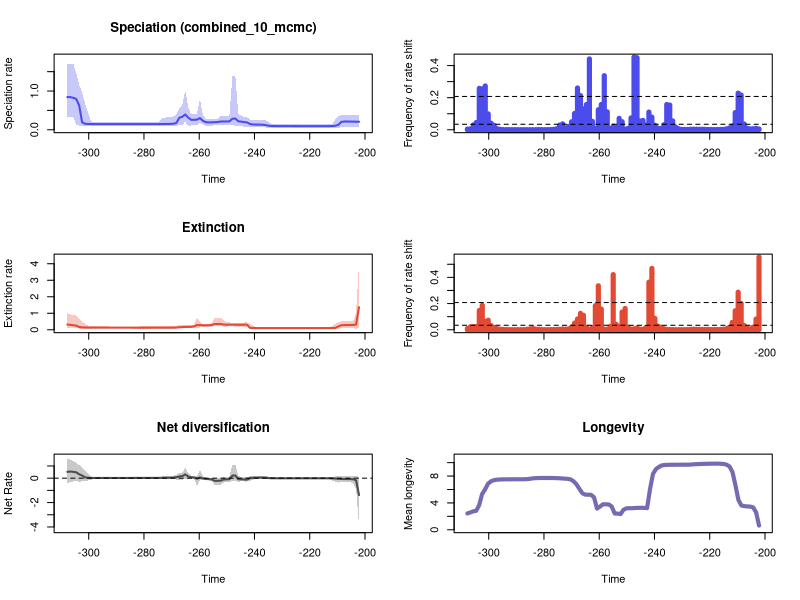

Generate this figure with R:


pdf(file='C:/Users/SimoesLabAdmin/Documents/BDNN_Arielli/synapsida/mcmc_no_predictors/A_rjmcmc_sampled_every_20k/RTT_plots.pdf',width=10, height=15)
par(mfrow=c(3,2))
library(scales)

time=c(-202.15980177, -203.22606131000003,-204.29232085,-205.35858039,-206.42483993000002,-207.49109947,-208.55735901000003,-209.62361855,-210.68987809000004,-211.75613763,-212.82239717,-213.88865671000002,-214.95491625,-216.02117579000003,-217.08743533,-218.15369487000004,-219.21995441,-220.28621395,-221.35247349000002,-222.41873303,-223.48499257000003,-224.55125211,-225.61751165000004,-226.68377119000002,-227.75003073,-228.81629027000002,-229.88254981,-230.94880935000003,-232.01506889,-233.08132842999999,-234.14758797000002,-235.21384751,-236.28010705000003,-237.34636659,-238.41262613000004,-239.47888567,-240.54514521,-241.61140475000002,-242.67766429,-243.74392383000003,-244.81018337,-245.87644291000004,-246.94270245,-248.00896199,-249.07522153000002,-250.14148107,-251.20774061000003,-252.27400015,-253.34025969000004,-254.40651923000001,-255.47277877,-256.53903831,-257.60529785,-258.67155739000003,-259.73781693,-260.80407647,-261.87033601,-262.93659555,-264.00285509,-265.06911463,-266.13537417000003,-267.20163371,-268.26789325,-269.33415279,-270.40041233,-271.46667186999997,-272.53293141,-273.59919095000004,-274.66545049,-275.73171003,-276.79796957,-277.86422911,-278.93048865,-279.99674819,-281.06300773000004,-282.12926727,-283.19552681,-284.26178635,-285.32804589,-286.39430543,-287.46056497,-288.52682451000004,-289.59308405,-290.65934359,-291.72560313,-292.79186267,-293.85812221,-294.92438175,-295.99064129000004,-297.05690083,-298.12316037,-299.18941991,-300.25567945,-301.32193899,-302.38819853,-303.45445807000004,-304.52071761,-305.58697715,-306.65323669,-307.71949623)
rate=c(0.20796762396500365, 0.20766679887449715,0.2101375871435917,0.21168803596742553,0.21269096279219235,0.21291474661665094,0.20399091962747742,0.12720317707832302,0.10503837650011404,0.09614447495496997,0.09422744868470204,0.09349567082960046,0.09316486958631787,0.09306171312342326,0.09301855634436387,0.09302418504960407,0.09303579409332255,0.09310245859941212,0.09322079460437313,0.09334461299643511,0.09354517851520205,0.0937424425579432,0.09399949581688385,0.0942799725999955,0.09457986988302908,0.09468569412911594,0.09478753397964187,0.09492540662417218,0.09531807569716022,0.09627359218398832,0.0991834231437475,0.10881895386263982,0.12457085230026213,0.1318645416343191,0.13295252555384324,0.13419385239014517,0.13692181375014043,0.1474432789049239,0.18985373143042378,0.19727928033232195,0.21058068485197756,0.2180082777927044,0.29147321710454255,0.2840505279321833,0.21623547030728502,0.21393166813862474,0.21358640978582083,0.2130678696151146,0.19895663096800442,0.19546515839393303,0.19101985208488081,0.1910780673734374,0.1951455894640577,0.2314257665351939,0.30190837884510596,0.26166190068229717,0.25606025346090355,0.2576201427290292,0.31480191979880934,0.3945635621902289,0.3353905547504395,0.31095728218147667,0.17590414072106741,0.1561455079970681,0.15191609340567364,0.1497289733291343,0.1492019151574226,0.14861891109265207,0.14698958588187916,0.1462932303128907,0.14613021761610834,0.14605603972028536,0.14602511201461504,0.1460168566523532,0.14602200442190397,0.14606642307521955,0.14610279941441673,0.1461163214780764,0.1461102754401429,0.14611082508320772,0.14611012039760268,0.14610967820378198,0.14610587806697034,0.14609635375624305,0.1460887684352624,0.14607374875777862,0.1460767767856696,0.14608934514532085,0.14611979684064086,0.14623513315598108,0.14653363140348663,0.14772907767477256,0.14934598261620363,0.15527538097149884,0.1918185060469303,0.6269305568919246,0.7966103822203912,0.8243147170204428,0.8429759695678014,0.8438357429413552)
minHPD=c(0.0768943748744174, 0.07759585291109931,0.07835882624604115,0.07905088387474705,0.07851966021047276,0.07905088387474705,0.07289422283988767,0.048194609730144576,0.039765300181599156,0.03845828469233687,0.042972415586223875,0.044798501892353564,0.04411802272479986,0.044665025581000196,0.04482805220885506,0.04515927009818011,0.0453330247440287,0.04483341814206473,0.04494190654018587,0.04569018382700499,0.04572629837914798,0.0455320193906466,0.04553666781656226,0.044936772503708956,0.044807159323282435,0.0455320193906466,0.04514545711772151,0.04484607789105739,0.04516077052275215,0.04492099533044749,0.04185372916623322,0.047995366444023725,0.06934587340852706,0.07633840809055153,0.07828766516451989,0.078942017690489,0.07893464227840243,0.07998447882917319,0.07894668028705397,0.0823954103680885,0.08921458473105816,0.08694143277627796,0.09652051440582843,0.12864142029923623,0.1207791617933448,0.121735188225771,0.1207791617933448,0.12119451829810914,0.11185066050513932,0.1134267850332581,0.10646464895740482,0.10614555127151859,0.10077728944311788,0.13717255421979418,0.17112614122512343,0.11101455615033948,0.11131171297842146,0.1110357778242096,0.09979938590698119,0.20848061814815885,0.12390033646884258,0.11598557724369375,0.10367159804679568,0.10389314946744818,0.10175165734803149,0.09732700949087068,0.09616608309865594,0.08902081654153314,0.0994553118176836,0.10261880024986388,0.10251443230185399,0.10133961684066378,0.10175165734803149,0.10184901708773189,0.10204663389848598,0.102250008493835,0.10245984248590964,0.10252231205722617,0.10253927801407205,0.10251443230185399,0.10251443230185399,0.10246180144182915,0.10242129460027306,0.10233435085176491,0.10223152885773121,0.10209840634284183,0.1018162937612192,0.10155929481761443,0.10240940890170434,0.10175165734803149,0.10133961684066378,0.09563065402259772,0.08936525115135471,0.09117665824663747,0.09992597846904823,0.10528664406738539,0.12822070175942932,0.3292412171621953,0.3394789633107799,0.3422578161279379)
maxHPD=c(0.3794781254648623, 0.37688966022350573,0.3753595732193221,0.37685157984000295,0.37941859589109045,0.38429020353291304,0.3866462360139265,0.34373450985548754,0.2699347795828436,0.15722228971581734,0.14656708420259604,0.14471169710626947,0.14231541772341838,0.14232003257329645,0.14202814984960746,0.14209620427361466,0.14209414232256085,0.14135207211460424,0.1413236079239283,0.1420268075688765,0.14209620427361466,0.1420320976275001,0.14229352635982637,0.14209620427361466,0.14232558078869326,0.14330452969935673,0.14328852926286736,0.1433998249992334,0.14470838249283638,0.14771113392238153,0.1602531774136245,0.2259382717319704,0.25198571073105586,0.25204872986654053,0.25368055134618944,0.2544117029356372,0.2551746381829326,0.2628861321918233,0.3236361075900059,0.333464348056029,0.3666545124733737,0.4107930956925239,1.4037704429443751,1.3741326872328534,0.36643224218692744,0.3505787688833488,0.34814382825986484,0.3476785902313394,0.27939416083812146,0.2733100544158744,0.2711095791260178,0.2715207340711895,0.2806030851752576,0.36804793375576234,0.7967249996308864,0.4041349013964623,0.3962109745265074,0.3968641080819756,0.5977799640358299,1.018932953197029,0.6272632024136904,0.544317075888178,0.398743212605749,0.3446526964687403,0.3324107078189649,0.32083964739721477,0.3140679190694435,0.28526284990293843,0.20881677993598916,0.20148160927338268,0.19981788040402462,0.1980913200332915,0.19822523958335844,0.19821389464761777,0.19821389464761777,0.19821389464761777,0.19821389464761777,0.19821389464761777,0.19822523958335844,0.19821356983995364,0.1982445742341141,0.19821389464761777,0.19821389464761777,0.19821389464761777,0.19821389464761777,0.19827520720283504,0.19821356983995364,0.19821389464761777,0.19941204527990364,0.19982161000977583,0.20248277222513614,0.22041487521381647,0.4459590151606513,0.6801058617310471,0.9527086662209635,1.163876768555937,1.4593715893969958,1.7053078110211857,1.6985430638167298,1.7073269714118504)
remove_na = !is.na(rate)
time = time[remove_na]
plot(time,time,type = 'n', ylim = c(0, 1.8780596685530355), xlim = c(-308.252626,-201.626672), ylab = 'Speciation rate', xlab = 'Time',main='Speciation (combined_10_mcmc)' )
polygon(c(time, rev(time)), c(maxHPD[remove_na], rev(minHPD[remove_na])), col = alpha('#4c4cec',0.3), border = NA)
lines(time,rate[remove_na], col = '#4c4cec', lwd=2)
mids=c(-202.16518691919194, -203.24221675757576,-204.3192465959596,-205.39627643434343,-206.47330627272729,-207.5503361111111,-208.62736594949496,-209.7043957878788,-210.78142562626263,-211.85845546464648,-212.9354853030303,-214.01251514141416,-215.08954497979798,-216.16657481818183,-217.24360465656565,-218.3206344949495,-219.39766433333335,-220.47469417171718,-221.55172401010103,-222.62875384848485,-223.7057836868687,-224.78281352525252,-225.85984336363637,-226.9368732020202,-228.01390304040405,-229.0909328787879,-230.16796271717172,-231.24499255555557,-232.3220223939394,-233.39905223232324,-234.4760820707071,-235.55311190909092,-236.63014174747474,-237.7071715858586,-238.78420142424244,-239.86123126262626,-240.9382611010101,-242.01529093939394,-243.0923207777778,-244.16935061616164,-245.24638045454546,-246.32341029292928,-247.40044013131313,-248.47746996969698,-249.5544998080808,-250.63152964646466,-251.70855948484848,-252.78558932323233,-253.86261916161618,-254.939649,-256.0166788383838,-257.0937086767677,-258.1707385151515,-259.2477683535354,-260.3247981919192,-261.401828030303,-262.4788578686869,-263.5558877070707,-264.6329175454546,-265.7099473838384,-266.7869772222222,-267.86400706060607,-268.9410368989899,-270.0180667373737,-271.09509657575757,-272.1721264141414,-273.24915625252527,-274.3261860909091,-275.40321592929297,-276.48024576767676,-277.5572756060606,-278.63430544444446,-279.71133528282826,-280.7883651212121,-281.86539495959596,-282.9424247979798,-284.01945463636366,-285.0964844747475,-286.1735143131313,-287.25054415151516,-288.327573989899,-289.4046038282828,-290.48163366666665,-291.5586635050505,-292.63569334343435,-293.7127231818182,-294.78975302020206,-295.86678285858585,-296.9438126969697,-298.02084253535355,-299.09787237373735,-300.1749022121212,-301.25193205050505,-302.3289618888889,-303.40599172727275,-304.4830215656566,-305.5600514040404,-306.63708124242424,-307.7141110808081)
counts=c(0.004944444444444444, 0.0092,0.0064444444444444445,0.006044444444444444,0.009788888888888889,0.036066666666666664,0.21676666666666666,0.22844444444444445,0.10683333333333334,0.023144444444444443,0.011122222222222223,0.005833333333333334,0.0029666666666666665,0.002522222222222222,0.0020555555555555557,0.0015555555555555555,0.001888888888888889,0.0021777777777777776,0.002688888888888889,0.003511111111111111,0.0033666666666666667,0.0036666666666666666,0.003966666666666667,0.0035444444444444442,0.0023,0.0025,0.0027333333333333333,0.006866666666666667,0.01682222222222222,0.05508888888888889,0.15416666666666667,0.15747777777777777,0.030955555555555556,0.007388888888888889,0.010555555555555556,0.027344444444444446,0.07877777777777778,0.11027777777777778,0.028511111111111112,0.05846666666666667,0.05513333333333333,0.44908888888888887,0.4532777777777778,0.07386666666666666,0.009122222222222223,0.003933333333333333,0.0504,0.07113333333333334,0.0141,0.02298888888888889,0.008288888888888889,0.11153333333333333,0.3371777777777778,0.15767777777777778,0.12498888888888889,0.006944444444444444,0.05263333333333333,0.4416111111111111,0.15745555555555554,0.1302111111111111,0.21332222222222222,0.2604222222222222,0.1017,0.049555555555555554,0.020866666666666665,0.011566666666666666,0.03678888888888889,0.029344444444444444,0.006922222222222222,0.003022222222222222,0.0017555555555555556,0.0010888888888888888,0.0008888888888888889,0.0013,0.0017555555555555556,0.0009,0.0006555555555555556,0.0007111111111111111,0.0006222222222222223,0.0008777777777777778,0.0007333333333333333,0.0009,0.0008888888888888889,0.0010555555555555555,0.0011,0.001,0.001288888888888889,0.003077777777777778,0.006855555555555556,0.027366666666666668,0.040822222222222225,0.099,0.2729111111111111,0.2557333333333333,0.25804444444444447,0.0456,0.029988888888888888,0.005733333333333333,0.0044444444444444444)
plot(mids,counts,type = 'h', xlim = c(-308.252626,-201.626672), ylim=c(0,0.4532777777777778), ylab = 'Frequency of rate shift', xlab = 'Time',lwd=5,col='#4c4cec')
bf2 = 0.03425154723169152
bf6 = 0.20764631159148825
abline(h=bf2, lty=2)
abline(h=bf6, lty=2)

time=c(-202.15980177, -203.22606131000003,-204.29232085,-205.35858039,-206.42483993000002,-207.49109947,-208.55735901000003,-209.62361855,-210.68987809000004,-211.75613763,-212.82239717,-213.88865671000002,-214.95491625,-216.02117579000003,-217.08743533,-218.15369487000004,-219.21995441,-220.28621395,-221.35247349000002,-222.41873303,-223.48499257000003,-224.55125211,-225.61751165000004,-226.68377119000002,-227.75003073,-228.81629027000002,-229.88254981,-230.94880935000003,-232.01506889,-233.08132842999999,-234.14758797000002,-235.21384751,-236.28010705000003,-237.34636659,-238.41262613000004,-239.47888567,-240.54514521,-241.61140475000002,-242.67766429,-243.74392383000003,-244.81018337,-245.87644291000004,-246.94270245,-248.00896199,-249.07522153000002,-250.14148107,-251.20774061000003,-252.27400015,-253.34025969000004,-254.40651923000001,-255.47277877,-256.53903831,-257.60529785,-258.67155739000003,-259.73781693,-260.80407647,-261.87033601,-262.93659555,-264.00285509,-265.06911463,-266.13537417000003,-267.20163371,-268.26789325,-269.33415279,-270.40041233,-271.46667186999997,-272.53293141,-273.59919095000004,-274.66545049,-275.73171003,-276.79796957,-277.86422911,-278.93048865,-279.99674819,-281.06300773000004,-282.12926727,-283.19552681,-284.26178635,-285.32804589,-286.39430543,-287.46056497,-288.52682451000004,-289.59308405,-290.65934359,-291.72560313,-292.79186267,-293.85812221,-294.92438175,-295.99064129000004,-297.05690083,-298.12316037,-299.18941991,-300.25567945,-301.32193899,-302.38819853,-303.45445807000004,-304.52071761,-305.58697715,-306.65323669,-307.71949623)
rate=c(1.3666440167730343, 0.31376495817083805,0.2925677868489296,0.287478471450386,0.2862210070337915,0.2836099130768382,0.27547660210681213,0.20190635617322839,0.11245556240985816,0.10453970444279807,0.10222815117649639,0.1015247960284296,0.10125537896087597,0.10114691685286886,0.10111122132144792,0.10110598646116402,0.10113916870225911,0.10117250728095076,0.10123726550392864,0.10128960280091265,0.101358795632642,0.10144750458247816,0.10159815138914363,0.10177273564665804,0.10190479790650894,0.10192726518873972,0.10193089731103878,0.1019223622891463,0.1019272973438134,0.10193130808446357,0.10193481606391921,0.1019534260548558,0.10198581517322039,0.10207092723482862,0.10249258001622347,0.10306668051534673,0.10444559133040965,0.11430555939094128,0.30622014114357254,0.3057051293362182,0.3053262881169408,0.3054566654123859,0.3063331444311439,0.3076006767936023,0.3078215451494205,0.3083561825241705,0.3151942295508726,0.3515455842966989,0.34793102675511056,0.34717041234135554,0.29040953921959634,0.2707584459780589,0.2690906058659128,0.26888367215422326,0.2809268221804285,0.28261670937316813,0.20421145927468826,0.17699950498381256,0.1753395766532515,0.17413796426515107,0.1630479965363492,0.14759407183316559,0.13811715826340581,0.1328584065648523,0.12998059521010788,0.12914577844235364,0.12881221810801655,0.12856402637891917,0.12825475236818162,0.12807771353840552,0.12797041561480255,0.1278866366008437,0.1278749333479151,0.12787727467096058,0.12791774126763833,0.12805532068605435,0.12825475236818162,0.12864423519811075,0.12938849185615647,0.12981090317356545,0.12997017790930945,0.129996576110952,0.13001246225147917,0.13001004703321206,0.13002174541626105,0.13006084222975345,0.13009900995206167,0.13017805247630732,0.13032684877137363,0.13060170801158205,0.13109488690091517,0.1322577587165825,0.13446020254100768,0.13968787858331613,0.14501582388466194,0.17034822905982056,0.2505660348390565,0.2746149495623695,0.2977590787755317,0.31648715370654756)
minHPD=c(0.08348190308680896, 0.07368241661031225,0.0844673055409662,0.08327000187176245,0.08435717385455181,0.08435717385455181,0.0823664992062907,0.07128241655358862,0.06333759320716403,0.05653815888738134,0.05753424662583165,0.06301447853364206,0.06518718786189116,0.06519531407714453,0.06515772973663224,0.06518718786189116,0.06516603168919358,0.06510110720956809,0.06513737114166247,0.06537263627711279,0.06734119586520412,0.06733007231278947,0.06774509795910805,0.06775386137193883,0.06772528748593573,0.06781091375094567,0.06775386137193883,0.06772528748593573,0.06780421195462585,0.0677549651107355,0.06772528748593573,0.06772528748593573,0.06775386137193883,0.06715112784305398,0.06335379442813509,0.056827993782073476,0.06247040054729427,0.06518718786189116,0.17379380010964263,0.19587329107423804,0.19574548850587145,0.1969417492277334,0.1963426761343241,0.20038395319566288,0.20032746752998773,0.19632928673510633,0.18918864736120888,0.24965700436920876,0.24957857744870487,0.24965700436920876,0.16126463747187753,0.16736617547785937,0.1674306327621449,0.16737600221568985,0.1324248678632417,0.11764011944485381,0.11081770609084718,0.1087129745214534,0.1087129745214534,0.10867900520870648,0.1040291301518661,0.08625140261938312,0.07695725992406921,0.07559940189269528,0.07374780061787484,0.07563919690930712,0.07550632331098898,0.07616735136221806,0.0758013124756407,0.0758013124756407,0.0758013124756407,0.075497377728141,0.0758013124756407,0.0758013124756407,0.07615756395106608,0.0758013124756407,0.07644181766085287,0.07733093566473771,0.07817600997339538,0.07845642931333982,0.07845642931333982,0.07845921525849751,0.07840515356116852,0.0783931559672493,0.07828189541803066,0.0787623169685589,0.07850294709956412,0.07852123943815092,0.07848539144050923,0.07849388006026446,0.07828165956114867,0.07614856198168524,0.06805678901047306,0.07183867760227988,0.0736305007680343,0.07674831600144431,0.08742231109698581,0.0881285466630207,0.08742231109698581,0.08648396848453296)
maxHPD=c(4.006078696745388, 1.070287033094507,0.5468734958945284,0.5217462567650728,0.5188171664863217,0.5151756212954623,0.5063648191701448,0.4628783552752922,0.35848134381864527,0.2554923375190755,0.1556060965330382,0.1444070607999364,0.14268765506746675,0.14116324944318434,0.14038611745888996,0.13987723945919364,0.13927425497430432,0.13890861788771322,0.13847568438238236,0.13831739123434325,0.13987462844300874,0.139483221464613,0.13950847862416768,0.139314460700887,0.13931246078070517,0.1394519972274317,0.13946975034631431,0.13950610782218492,0.13974225966512333,0.13986761342481555,0.140027791428347,0.1404227366717536,0.14119848727741793,0.14248126962477498,0.14745818394798837,0.18066666438760576,0.27508400003509853,0.3382642957585694,0.45712774842507997,0.4412217933899372,0.4374695793357429,0.4370199604603846,0.43250113824153896,0.4389819224270483,0.44126339230400946,0.44540157791131724,0.5653813240445955,0.739131670642162,0.7099585752192836,0.7099585752192836,0.41830867669301697,0.35697031359972575,0.3559408815201169,0.3559408815201169,0.49578675608213535,0.7529206445306491,0.31772967936975105,0.3044414414550101,0.30404703584203213,0.30439174564394655,0.3024913140504804,0.2874274217342404,0.24552796232239824,0.22533334620666615,0.208213003364816,0.20570642790937532,0.2040212652055531,0.20335459990111307,0.20120691314913178,0.2003918823321254,0.1995731502008717,0.19874287008872213,0.19874287008872213,0.1985582344464715,0.1986959560511362,0.19779863089468452,0.19783951204615635,0.19783528058858246,0.19781316566315735,0.19785520796007153,0.19785520796007153,0.19785520796007153,0.19781316566315735,0.19783528058858246,0.19778808446829232,0.19835326032037082,0.19824963737544704,0.1986348951352021,0.1993225677431661,0.20080303524710236,0.20377938886473426,0.21116999948835075,0.2491395796924543,0.38390339119681904,0.46510380574171506,0.6902296316620936,0.8612469701781429,0.8821524013776972,0.9401402207208718,1.0093068886929968)
remove_na = !is.na(rate)
time = time[remove_na]
plot(time,time,type = 'n', ylim = c(0, 4.4066865664199275), xlim = c(-308.252626,-201.626672), ylab = 'Extinction rate', xlab = 'Time',main='Extinction' )
polygon(c(time, rev(time)), c(maxHPD[remove_na], rev(minHPD[remove_na])), col = alpha('#e34a33',0.3), border = NA)
lines(time,rate[remove_na], col = '#e34a33', lwd=2)
mids=c(-202.16518691919194, -203.24221675757576,-204.3192465959596,-205.39627643434343,-206.47330627272729,-207.5503361111111,-208.62736594949496,-209.7043957878788,-210.78142562626263,-211.85845546464648,-212.9354853030303,-214.01251514141416,-215.08954497979798,-216.16657481818183,-217.24360465656565,-218.3206344949495,-219.39766433333335,-220.47469417171718,-221.55172401010103,-222.62875384848485,-223.7057836868687,-224.78281352525252,-225.85984336363637,-226.9368732020202,-228.01390304040405,-229.0909328787879,-230.16796271717172,-231.24499255555557,-232.3220223939394,-233.39905223232324,-234.4760820707071,-235.55311190909092,-236.63014174747474,-237.7071715858586,-238.78420142424244,-239.86123126262626,-240.9382611010101,-242.01529093939394,-243.0923207777778,-244.16935061616164,-245.24638045454546,-246.32341029292928,-247.40044013131313,-248.47746996969698,-249.5544998080808,-250.63152964646466,-251.70855948484848,-252.78558932323233,-253.86261916161618,-254.939649,-256.0166788383838,-257.0937086767677,-258.1707385151515,-259.2477683535354,-260.3247981919192,-261.401828030303,-262.4788578686869,-263.5558877070707,-264.6329175454546,-265.7099473838384,-266.7869772222222,-267.86400706060607,-268.9410368989899,-270.0180667373737,-271.09509657575757,-272.1721264141414,-273.24915625252527,-274.3261860909091,-275.40321592929297,-276.48024576767676,-277.5572756060606,-278.63430544444446,-279.71133528282826,-280.7883651212121,-281.86539495959596,-282.9424247979798,-284.01945463636366,-285.0964844747475,-286.1735143131313,-287.25054415151516,-288.327573989899,-289.4046038282828,-290.48163366666665,-291.5586635050505,-292.63569334343435,-293.7127231818182,-294.78975302020206,-295.86678285858585,-296.9438126969697,-298.02084253535355,-299.09787237373735,-300.1749022121212,-301.25193205050505,-302.3289618888889,-303.40599172727275,-304.4830215656566,-305.5600514040404,-306.63708124242424,-307.7141110808081)
counts=c(0.5551666666666667, 0.08224444444444444,0.02031111111111111,0.0077555555555555555,0.012477777777777779,0.03297777777777778,0.2008111111111111,0.2869555555555556,0.14486666666666667,0.055877777777777776,0.018877777777777778,0.00848888888888889,0.004255555555555556,0.0026444444444444445,0.0022,0.002277777777777778,0.0019444444444444444,0.0026555555555555555,0.002511111111111111,0.002611111111111111,0.003111111111111111,0.0037444444444444443,0.004722222222222222,0.003266666666666667,0.0011888888888888889,0.001411111111111111,0.0013,0.0010777777777777778,0.0011,0.0012555555555555555,0.001888888888888889,0.0029555555555555555,0.008422222222222222,0.020344444444444443,0.02898888888888889,0.08734444444444445,0.4681888888888889,0.36341111111111113,0.017966666666666666,0.004166666666666667,0.0044555555555555555,0.0146,0.007633333333333333,0.0052,0.02022222222222222,0.16263333333333332,0.13541111111111112,0.027666666666666666,0.04103333333333333,0.42065555555555556,0.026155555555555557,0.004577777777777778,0.0037,0.15794444444444444,0.33576666666666666,0.18386666666666668,0.01731111111111111,0.004544444444444445,0.020022222222222223,0.11064444444444445,0.1252111111111111,0.08202222222222222,0.050777777777777776,0.020511111111111112,0.007288888888888889,0.004677777777777778,0.006511111111111111,0.0043,0.0028333333333333335,0.002511111111111111,0.0016666666666666668,0.0011333333333333334,0.0010222222222222223,0.0021777777777777776,0.0034222222222222223,0.005333333333333333,0.010822222222222223,0.006933333333333333,0.004011111111111111,0.0012555555555555555,0.001288888888888889,0.0011,0.0008333333333333334,0.0012444444444444445,0.0013444444444444445,0.0020777777777777778,0.002711111111111111,0.0047666666666666664,0.00871111111111111,0.017466666666666665,0.0319,0.07271111111111112,0.0645,0.18683333333333332,0.14757777777777778,0.0242,0.02431111111111111,0.02278888888888889,0.009622222222222223)
plot(mids,counts,type = 'h', xlim = c(-308.252626,-201.626672), ylim=c(0,0.5551666666666667), ylab = 'Frequency of rate shift', xlab = 'Time',lwd=5,col='#e34a33')
abline(h=bf2, lty=2)
abline(h=bf6, lty=2)
#Net Diversification Rate
time=c(-202.15980177, -203.22606131000003,-204.29232085,-205.35858039,-206.42483993000002,-207.49109947,-208.55735901000003,-209.62361855,-210.68987809000004,-211.75613763,-212.82239717,-213.88865671000002,-214.95491625,-216.02117579000003,-217.08743533,-218.15369487000004,-219.21995441,-220.28621395,-221.35247349000002,-222.41873303,-223.48499257000003,-224.55125211,-225.61751165000004,-226.68377119000002,-227.75003073,-228.81629027000002,-229.88254981,-230.94880935000003,-232.01506889,-233.08132842999999,-234.14758797000002,-235.21384751,-236.28010705000003,-237.34636659,-238.41262613000004,-239.47888567,-240.54514521,-241.61140475000002,-242.67766429,-243.74392383000003,-244.81018337,-245.87644291000004,-246.94270245,-248.00896199,-249.07522153000002,-250.14148107,-251.20774061000003,-252.27400015,-253.34025969000004,-254.40651923000001,-255.47277877,-256.53903831,-257.60529785,-258.67155739000003,-259.73781693,-260.80407647,-261.87033601,-262.93659555,-264.00285509,-265.06911463,-266.13537417000003,-267.20163371,-268.26789325,-269.33415279,-270.40041233,-271.46667186999997,-272.53293141,-273.59919095000004,-274.66545049,-275.73171003,-276.79796957,-277.86422911,-278.93048865,-279.99674819,-281.06300773000004,-282.12926727,-283.19552681,-284.26178635,-285.32804589,-286.39430543,-287.46056497,-288.52682451000004,-289.59308405,-290.65934359,-291.72560313,-292.79186267,-293.85812221,-294.92438175,-295.99064129000004,-297.05690083,-298.12316037,-299.18941991,-300.25567945,-301.32193899,-302.38819853,-303.45445807000004,-304.52071761,-305.58697715,-306.65323669,-307.71949623)
net_rate=c(-1.3841026206847982, -0.175007275670535,-0.08893654349015323,-0.07707111183114736,-0.07372991874326551,-0.06949569435015375,-0.06633463607320086,-0.05799604864585734,-0.03189235648416565,-0.01815475130997435,-0.011380076912029484,-0.00963713790142635,-0.009084131070100478,-0.008810784193182387,-0.008743636250210837,-0.008739806616745097,-0.008806198227629713,-0.0088057940342068,-0.008856248353280787,-0.008887456939021257,-0.00880133562748939,-0.008780647668996592,-0.008811692972661881,-0.008887280415095358,-0.008933025663448706,-0.00886746371819492,-0.008765807135562596,-0.008627108837064482,-0.008294289226850523,-0.007140995583084536,-0.002845688338323291,0.013636358616135835,0.039549486191369373,0.047506633954747114,0.045725446378228674,0.042877651142205896,0.03566650453395683,-0.0011750350027821934,-0.11982530775399379,-0.1113306201670681,-0.09534888091096079,-0.08029258561245525,0.21819864874293093,0.2106267789953727,-0.08691535269487254,-0.09360905147709835,-0.11653487076243038,-0.2091136680905972,-0.21597250849205246,-0.21874077697931432,-0.09844216174886378,-0.07483182376546106,-0.06955983370576256,-0.020167960326364306,0.05558826617252705,-0.044029440663107766,0.05766813001455612,0.07361682185057822,0.1361892100157564,0.3068371317943581,0.16651799442195464,0.13824369748924778,0.07629128917621333,0.04471921694653809,0.03761478347967758,0.03233608233686162,0.03072860543224983,0.02852566415716621,0.021813549900752564,0.01898507565031227,0.018674077492946726,0.018597492047194027,0.018531840609932893,0.01850171241897961,0.01847193549969543,0.018384672143543158,0.018206063538855028,0.017574681170135015,0.01631541222255319,0.015627018116230858,0.01539622498442263,0.015347013980915158,0.015316904222739137,0.015312282956046586,0.015270153536558953,0.015188673603850273,0.01510249464122247,0.01500050712495983,0.014819800012633465,0.014808838448519704,0.01528506733933526,0.02164949608159466,0.029918765495505276,0.06524016809335807,0.21193798967635885,0.3228191043374065,0.4788179042678398,0.5194564183749675,0.5421593731426718,0.5191313783532416)
net_minHPD=c(-3.846351343002033, -0.8948582763404195,-0.37729153448838826,-0.34241177357425845,-0.33851268240167987,-0.34047722766753596,-0.34376058749485544,-0.35882612618391524,-0.28948935338795895,-0.21157618712770415,-0.07577781393984806,-0.06386807249285606,-0.060819093852071515,-0.05976192827661862,-0.05935041528116039,-0.05856500764152125,-0.05856500764152125,-0.05856500764152125,-0.058603644831726115,-0.057949236697313646,-0.05793892432648764,-0.057949236697313646,-0.057400409434779406,-0.05751226909583267,-0.057755548202720774,-0.05750365168632886,-0.05843076483450296,-0.05830309214228248,-0.059713064954705616,-0.060393386569275925,-0.06661548887021373,-0.05833397252055253,-0.04464055200444356,-0.039381267066193756,-0.04409701925496816,-0.057863207764659405,-0.14709318008884073,-0.20872594845769876,-0.28016454515972966,-0.2682656680944005,-0.2670726736389648,-0.2801747397508289,-0.2647055854599746,-0.25225325586213754,-0.28923884934121924,-0.28919369511987547,-0.35971195667340927,-0.5264461269369023,-0.5342582876675657,-0.5408366970713918,-0.25178545602252467,-0.17642130900252,-0.17389423101421558,-0.1579786761541174,-0.18109738918037144,-0.6133408073341091,-0.09238781460126017,-0.07809398895838646,-0.08891151924243612,0.006766776699816235,-0.1549098094388809,-0.13191716505209072,-0.11802837297046095,-0.08508352418701459,-0.04966126777625049,-0.04478161297803221,-0.04883459379335214,-0.0519142405198641,-0.05757826140928865,-0.05297254752325048,-0.05297812422835255,-0.05203306046106343,-0.05086112907564766,-0.05052810663939464,-0.050096271058139824,-0.04940054673159722,-0.04884077120041569,-0.050754999293361774,-0.05233813842365684,-0.053444422898313595,-0.053444422898313595,-0.0535333387624328,-0.054233793015251275,-0.054233793015251275,-0.05417134432001908,-0.054233793015251275,-0.054753158125124324,-0.055842071080211136,-0.0571665914663492,-0.0583086891369381,-0.06858820414799599,-0.1362624490613927,-0.18582769298648702,-0.2729456474231142,-0.2581974300036557,-0.2935852010845892,-0.2551380111614622,-0.2613442280783197,-0.3152791771782365,-0.38404527757628704)
net_maxHPD=c(0.12629286087612518, 0.1777360999058173,0.14076985776299733,0.13635472850593428,0.13960013944031596,0.1436911301916031,0.15680189711102488,0.19222037071439568,0.14960271542316306,0.0826086191010599,0.06911099992836235,0.05017207798566817,0.046427244628539956,0.04487183241881487,0.043842402744142306,0.0437690841865816,0.04314078043502591,0.0426261099724454,0.04205445517945677,0.042360156764333884,0.042327259653677604,0.042261629481454774,0.04295890989395537,0.04314078043502591,0.04324689817468533,0.04379723107906219,0.04323246654786998,0.0437690841865816,0.04392408763140909,0.048322795079494746,0.066558550730059,0.13478332373460206,0.1626017161749093,0.16869429699103625,0.1736745841531699,0.18731214425414905,0.1792918926357036,0.1795762634095275,0.08297261200373984,0.07945780665601238,0.12445197780458808,0.1734002756776982,1.1108526261074352,1.0805860531450548,0.12565098943461192,0.11202352049920067,0.11103718693860012,-0.0007512483096840938,-0.017573090924428436,-0.014859049741531793,0.05135320592559897,0.040196215519724576,0.04782767198709112,0.1556683767316955,0.6546380203298958,0.20360546526154885,0.20082799483120795,0.2089298915470887,0.4280379920976882,0.8380779938903589,0.4647071360697364,0.4219337016751115,0.2867654302144662,0.2105281777252019,0.18278405302845924,0.15926888585775753,0.14665045593854206,0.1365781048259316,0.09878754713156924,0.08904107950470455,0.08564077814848658,0.08513304189463422,0.08561992893699567,0.08561992893699567,0.08561992893699567,0.08561992893699567,0.08522756203309496,0.08233539828400503,0.07948068422334796,0.0779683878719318,0.0779683878719318,0.0780222427751777,0.07738311084134127,0.07738545243552891,0.07754104614480363,0.0777647126432578,0.07778801371400675,0.0775582239573743,0.07775989734465605,0.08080329370394512,0.0819338824887061,0.10505060753299655,0.3716633542368349,0.5962885546453948,0.8798238401255989,1.0662293927482336,1.2809956175305357,1.3847631017633,1.5364450518952713,1.5748565217568344)
remove_na = !is.na(net_rate)
time = time[remove_na]
plot(time,time,type = 'n', ylim = c(-4.2309864773022365, 1.732342173932518), xlim = c(-308.252626,-201.626672), ylab = 'Net Rate', xlab = 'Time',lwd=2, main='Net diversification', col= '#504A4B' )
polygon(c(time, rev(time)), c(net_maxHPD[remove_na], rev(net_minHPD[remove_na])), col = alpha('#504A4B',0.3), border = NA)
lines(time,net_rate[remove_na], col = '#504A4B', lwd=2)
abline(h=0,lty=2)


time=c(-202.15980177, -203.22606131000003,-204.29232085,-205.35858039,-206.42483993000002,-207.49109947,-208.55735901000003,-209.62361855,-210.68987809000004,-211.75613763,-212.82239717,-213.88865671000002,-214.95491625,-216.02117579000003,-217.08743533,-218.15369487000004,-219.21995441,-220.28621395,-221.35247349000002,-222.41873303,-223.48499257000003,-224.55125211,-225.61751165000004,-226.68377119000002,-227.75003073,-228.81629027000002,-229.88254981,-230.94880935000003,-232.01506889,-233.08132842999999,-234.14758797000002,-235.21384751,-236.28010705000003,-237.34636659,-238.41262613000004,-239.47888567,-240.54514521,-241.61140475000002,-242.67766429,-243.74392383000003,-244.81018337,-245.87644291000004,-246.94270245,-248.00896199,-249.07522153000002,-250.14148107,-251.20774061000003,-252.27400015,-253.34025969000004,-254.40651923000001,-255.47277877,-256.53903831,-257.60529785,-258.67155739000003,-259.73781693,-260.80407647,-261.87033601,-262.93659555,-264.00285509,-265.06911463,-266.13537417000003,-267.20163371,-268.26789325,-269.33415279,-270.40041233,-271.46667186999997,-272.53293141,-273.59919095000004,-274.66545049,-275.73171003,-276.79796957,-277.86422911,-278.93048865,-279.99674819,-281.06300773000004,-282.12926727,-283.19552681,-284.26178635,-285.32804589,-286.39430543,-287.46056497,-288.52682451000004,-289.59308405,-290.65934359,-291.72560313,-292.79186267,-293.85812221,-294.92438175,-295.99064129000004,-297.05690083,-298.12316037,-299.18941991,-300.25567945,-301.32193899,-302.38819853,-303.45445807000004,-304.52071761,-305.58697715,-306.65323669,-307.71949623)
rate=c(0.6272781586248815, 2.6065612889933663,3.335217378394145,3.454747148929753,3.479054534375133,3.5173637655363588,3.6218209266404284,4.448496867945494,6.630589368667522,8.577022042716935,9.423369242176362,9.694669449221232,9.794998104204037,9.834791137111305,9.847463094906175,9.849746615480692,9.843422796306541,9.83783298169989,9.824717161155556,9.812076247818824,9.79761725481308,9.780444746075476,9.75590292094019,9.723467008213317,9.69367304940482,9.68933656265395,9.690509768842919,9.690608719511326,9.686839035664208,9.683591421955828,9.679943848610678,9.669781559532149,9.649823944348443,9.59134404116748,9.356985364891168,9.033905309798895,8.31620908423135,6.0563119105351255,3.225768253301946,3.2604558199019005,3.2722307627099774,3.2685346143749547,3.246763210810469,3.2158015765982952,3.210987543624644,3.1942154838718957,2.9801915353446575,2.339536671327356,2.4116664729530894,2.41808722781018,3.467111651314771,3.7756525917514736,3.790308691229949,3.792331493056265,3.4461502646215103,3.156351794600719,4.834198924249366,5.203926173775956,5.224169698467806,5.234125650981248,5.4436400766154955,6.1050773724133025,6.789448974810526,7.237402693865506,7.506810086235614,7.588461881900767,7.6190687823775,7.646050407877099,7.678428170684608,7.695273318720328,7.707405025367062,7.716528957787915,7.717895319550011,7.717422294725854,7.714904863190671,7.703773062563208,7.686460436696795,7.6478865231268065,7.575278645387853,7.535726580177024,7.522915748719148,7.520711466975296,7.519331882191233,7.520420438948655,7.519701128132232,7.517253155042794,7.513108491607492,7.504651569997917,7.488178694251278,7.4584873790550645,7.386854006848646,7.2203578680557,6.854539164208847,6.007837423279884,5.318503655398027,3.6686098736895114,2.8329564803936713,2.7431350256788183,2.5849459683137384,2.4285250045544986)
minHPD=c(0.6272781586248815, 2.6065612889933663,3.335217378394145,3.454747148929753,3.479054534375133,3.5173637655363588,3.6218209266404284,4.448496867945494,6.630589368667522,8.577022042716935,9.423369242176362,9.694669449221232,9.794998104204037,9.834791137111305,9.847463094906175,9.849746615480692,9.843422796306541,9.83783298169989,9.824717161155556,9.812076247818824,9.79761725481308,9.780444746075476,9.75590292094019,9.723467008213317,9.69367304940482,9.68933656265395,9.690509768842919,9.690608719511326,9.686839035664208,9.683591421955828,9.679943848610678,9.669781559532149,9.649823944348443,9.59134404116748,9.356985364891168,9.033905309798895,8.31620908423135,6.0563119105351255,3.225768253301946,3.2604558199019005,3.2722307627099774,3.2685346143749547,3.246763210810469,3.2158015765982952,3.210987543624644,3.1942154838718957,2.9801915353446575,2.339536671327356,2.4116664729530894,2.41808722781018,3.467111651314771,3.7756525917514736,3.790308691229949,3.792331493056265,3.4461502646215103,3.156351794600719,4.834198924249366,5.203926173775956,5.224169698467806,5.234125650981248,5.4436400766154955,6.1050773724133025,6.789448974810526,7.237402693865506,7.506810086235614,7.588461881900767,7.6190687823775,7.646050407877099,7.678428170684608,7.695273318720328,7.707405025367062,7.716528957787915,7.717895319550011,7.717422294725854,7.714904863190671,7.703773062563208,7.686460436696795,7.6478865231268065,7.575278645387853,7.535726580177024,7.522915748719148,7.520711466975296,7.519331882191233,7.520420438948655,7.519701128132232,7.517253155042794,7.513108491607492,7.504651569997917,7.488178694251278,7.4584873790550645,7.386854006848646,7.2203578680557,6.854539164208847,6.007837423279884,5.318503655398027,3.6686098736895114,2.8329564803936713,2.7431350256788183,2.5849459683137384,2.4285250045544986)
maxHPD=c(0.6272781586248815, 2.6065612889933663,3.335217378394145,3.454747148929753,3.479054534375133,3.5173637655363588,3.6218209266404284,4.448496867945494,6.630589368667522,8.577022042716935,9.423369242176362,9.694669449221232,9.794998104204037,9.834791137111305,9.847463094906175,9.849746615480692,9.843422796306541,9.83783298169989,9.824717161155556,9.812076247818824,9.79761725481308,9.780444746075476,9.75590292094019,9.723467008213317,9.69367304940482,9.68933656265395,9.690509768842919,9.690608719511326,9.686839035664208,9.683591421955828,9.679943848610678,9.669781559532149,9.649823944348443,9.59134404116748,9.356985364891168,9.033905309798895,8.31620908423135,6.0563119105351255,3.225768253301946,3.2604558199019005,3.2722307627099774,3.2685346143749547,3.246763210810469,3.2158015765982952,3.210987543624644,3.1942154838718957,2.9801915353446575,2.339536671327356,2.4116664729530894,2.41808722781018,3.467111651314771,3.7756525917514736,3.790308691229949,3.792331493056265,3.4461502646215103,3.156351794600719,4.834198924249366,5.203926173775956,5.224169698467806,5.234125650981248,5.4436400766154955,6.1050773724133025,6.789448974810526,7.237402693865506,7.506810086235614,7.588461881900767,7.6190687823775,7.646050407877099,7.678428170684608,7.695273318720328,7.707405025367062,7.716528957787915,7.717895319550011,7.717422294725854,7.714904863190671,7.703773062563208,7.686460436696795,7.6478865231268065,7.575278645387853,7.535726580177024,7.522915748719148,7.520711466975296,7.519331882191233,7.520420438948655,7.519701128132232,7.517253155042794,7.513108491607492,7.504651569997917,7.488178694251278,7.4584873790550645,7.386854006848646,7.2203578680557,6.854539164208847,6.007837423279884,5.318503655398027,3.6686098736895114,2.8329564803936713,2.7431350256788183,2.5849459683137384,2.4285250045544986)
remove_na = !is.na(rate)
time = time[remove_na]
plot(time,time,type = 'n', ylim = c(0, 10.834721277028763), xlim = c(-308.252626,-201.626672), ylab = 'Mean longevity', xlab = 'Time',main='Longevity' )
polygon(c(time, rev(time)), c(maxHPD[remove_na], rev(minHPD[remove_na])), col = alpha('#756bb1',0.3), border = NA)
lines(time,rate[remove_na], col = '#756bb1', lwd=4)

n <- dev.off()
